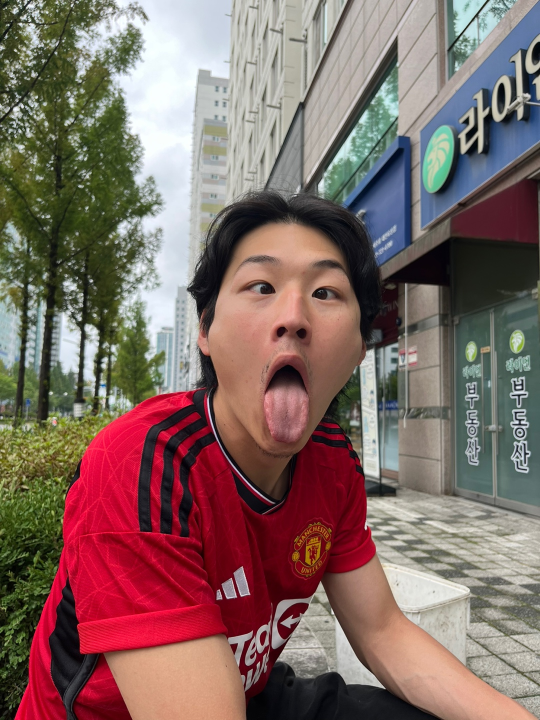
#> input picture Gang1.jpg, 1080 x 1440 px (shown at 1/2 size)
$ python RANSAC.py
#> lines starting #> are read from the running program, lines starting #| are printed output that depends on the picture; after the words box and inside, x2 and y2 are one past the last pixel; in counts of white or black regions, pixels touching at a corner belong together
import cv2 as cv
import numpy as np

img1 = cv.imread('Gang1.jpg')
#> img1 is the input picture: shape (1440, 1080, 3); mean B, G, R 100.7, 105.6, 130.3
img2 = cv.imread('Gang2.jpg')
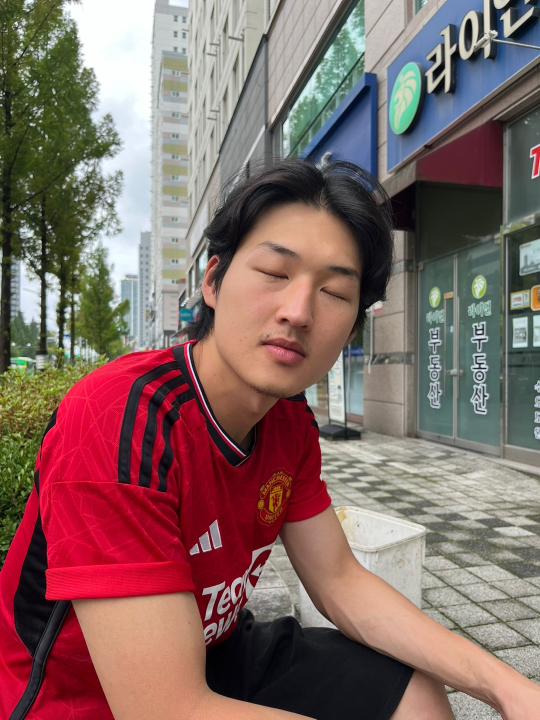
#> input picture Gang2.jpg, 1080 x 1440 px (shown at 1/2 size)
#> img2 is the input picture: shape (1440, 1080, 3); mean B, G, R 100.9, 104.7, 132.1


# 매칭된 이미지 크기 조정
scale_percent = 50
width1 = int(img1.shape[1] * scale_percent / 100)
#> width1 = 540
height1 = int(img1.shape[0] * scale_percent / 100)
#> height1 = 720
dim1 = (width1, height1)
#> dim1 = (540, 720)

width2 = int(img2.shape[1] * scale_percent / 100)
#> width2 = 540
height2 = int(img2.shape[0] * scale_percent / 100)
#> height2 = 720
dim2 = (width2, height2)
#> dim2 = (540, 720)

img1_resized = cv.resize(img1, dim1, interpolation=cv.INTER_AREA)
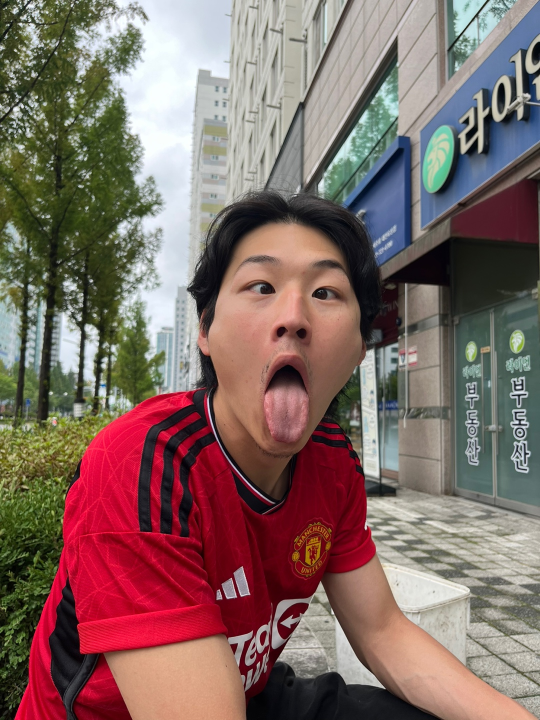
#> img1_resized: shape (720, 540, 3); mean B, G, R 100.8, 105.7, 130.4
img2_resized = cv.resize(img2, dim2, interpolation=cv.INTER_AREA)
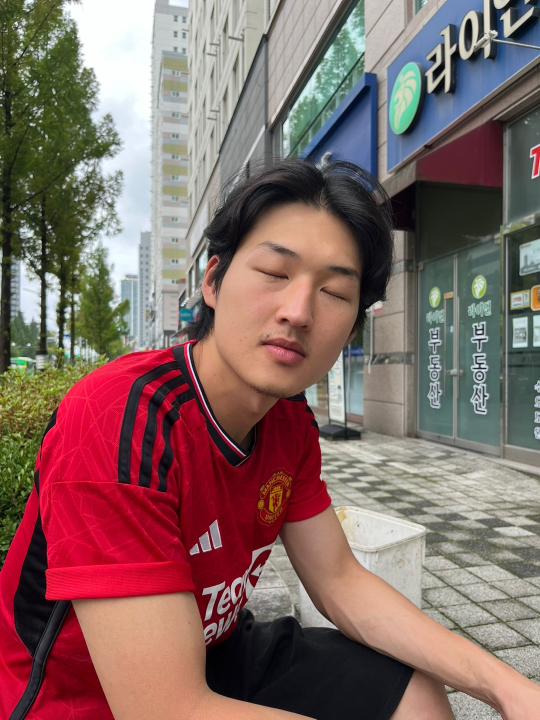
#> img2_resized: shape (720, 540, 3); mean B, G, R 101.1, 104.9, 132.3
gray1 = cv.cvtColor(img1_resized, cv.COLOR_BGR2GRAY)
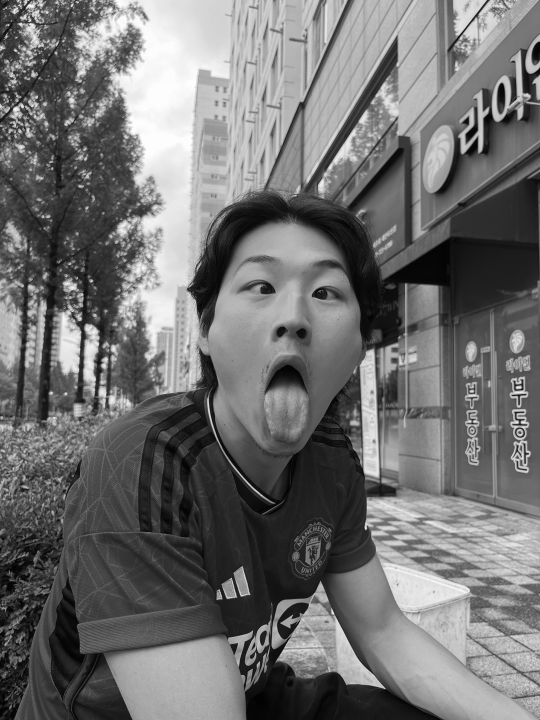
#> gray1: shape (720, 540); min 1, max 254, mean 112.6
gray2 = cv.cvtColor(img2_resized, cv.COLOR_BGR2GRAY)
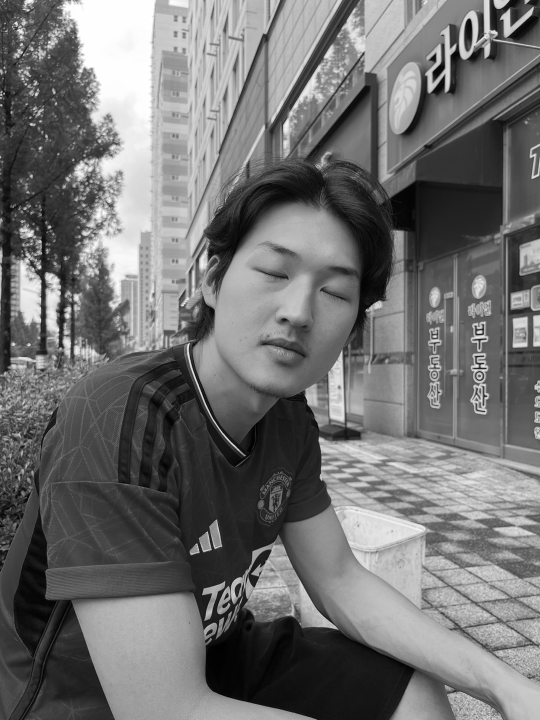
#> gray2: shape (720, 540); min 0, max 255, mean 112.6

# sift 객체 생성, keypoint와 destence 계산
sift = cv.SIFT_create()
kp1, des1 = sift.detectAndCompute(gray1, None)
#> kp1 = 3316 keypoints; strongest (x, y, size): (15, 50, 1.9), (501, 88, 4.7), (466, 121, 3.9), (81, 366, 4.5)
kp2, des2 = sift.detectAndCompute(gray2, None)
#> kp2 = 2767 keypoints; strongest (x, y, size): (469, 23, 4.6), (49, 227, 2.1), (433, 58, 4), (506, 17, 6.3)

# 매쳐 객체 생성
flann_matcher = cv.DescriptorMatcher_create(cv.DescriptorMatcher_FLANNBASED)
knn_match = flann_matcher.knnMatch(des1, des2, 2)
#> knn_match = 3316 matches

# 디스크립터 매칭
T = 0.7
good_match = []
for nearest1, nearest2 in knn_match:
    if(nearest1.distance / nearest2.distance) < T:
        good_match.append(nearest1)
#> after the loop, good_match = 859 matches


# 매칭 결과가 좋은 경우만 필터링
points1 = np.float32([kp1[gm.queryIdx].pt for gm in good_match]) #gm.queryIdx -> 첫 번째 이미지의 키포인트 인덱스
#> points1 = 859 pairs, first value 25.2 to 535.1, second value 25.5 to 686
points2 = np.float32([kp2[gm.trainIdx].pt for gm in good_match]) #gm.trainIdx -> 두 번째 이미지의 키포인트 인덱스
#> points2 = 859 pairs, first value 6.49 to 504.1, second value 14.96 to 653.6
#호모그래피 행렬 계산
H,_ = cv.findHomography(points1,points2,cv.RANSAC) # H-> 행렬, _ -> 마스크 배열 ( 사용하지 않음 )
#> H = [[1.12, 0.0572, -65.94], [0.0214, 1.17, -89.07], [0.000111, 0.000176, 1]]


h1,w1 = img1_resized.shape[0], img1_resized.shape[1]
#> h1 = 720; w1 = 540
h2,w1 = img2_resized.shape[0], img2_resized.shape[1]
#> h2 = 720

box1 = np.float32([[0,0], [0,h1-1], [w1-1, h1-1], [w1-1, 0]]).reshape(4,1,2)
#> box1 = [[0, 0], [0, 719], [539, 719], [539, 0]]
box2 = cv.perspectiveTransform(box1, H)
#> box2 = [[-65.94, -89.07], [-22.04, 664.8], [489.8, 641], [509.6, -73.16]]

img2_resized = cv.polylines(img2_resized, [np.int32(box2)], True, (0,255,0), 8)
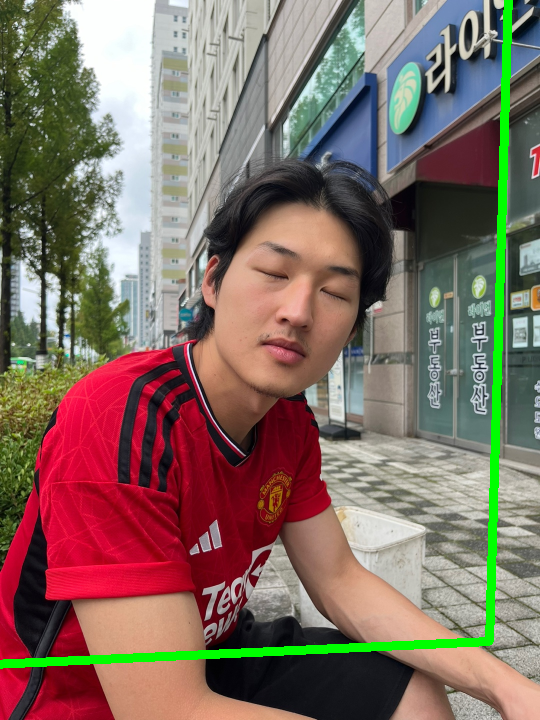
#> img2_resized: shape (720, 540, 3); 2.62% of pixels changed, all inside (x1, y1, x2, y2) = (0, 0, 513, 669)

img_match = np.empty((max(h1,h2), w1 + w1, 3), dtype= np.uint8)
cv.drawMatches(img1_resized, kp1, img2_resized, kp2, good_match, img_match, flags=cv.DrawMatchesFlags_NOT_DRAW_SINGLE_POINTS)
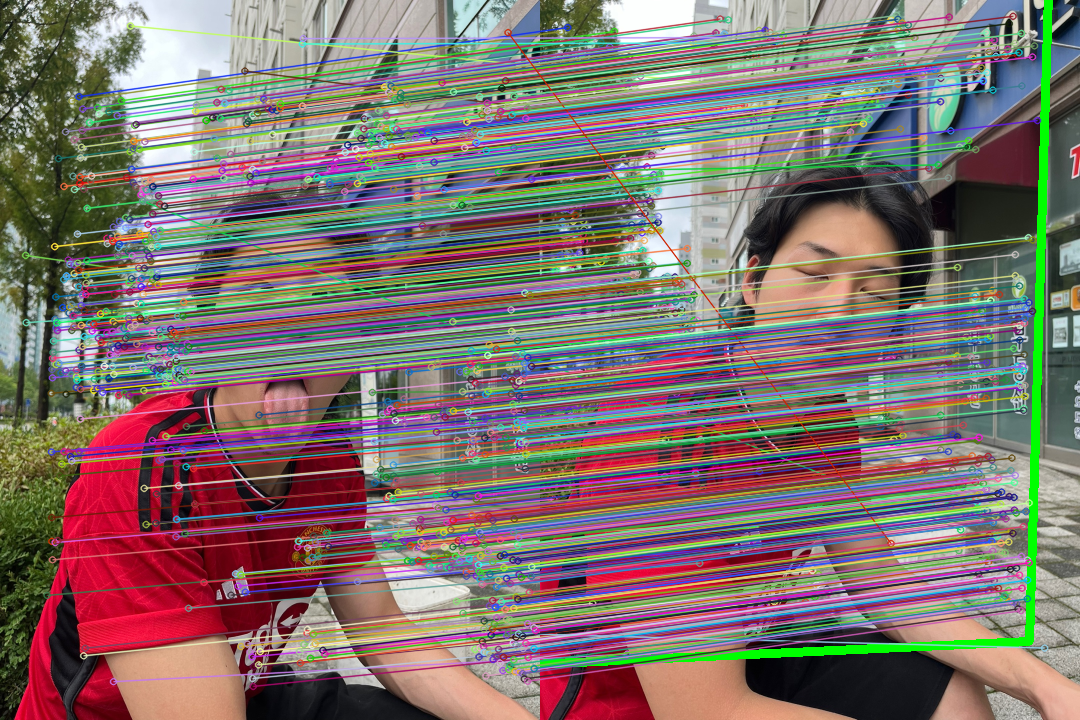
#> img_match: shape (720, 1080, 3); mean B, G, R 109.9, 114, 127.3

cv.imshow('match', img_match)

k=cv.waitKey()
#> (key Esc is pressed here)
cv.destroyAllWindows()
